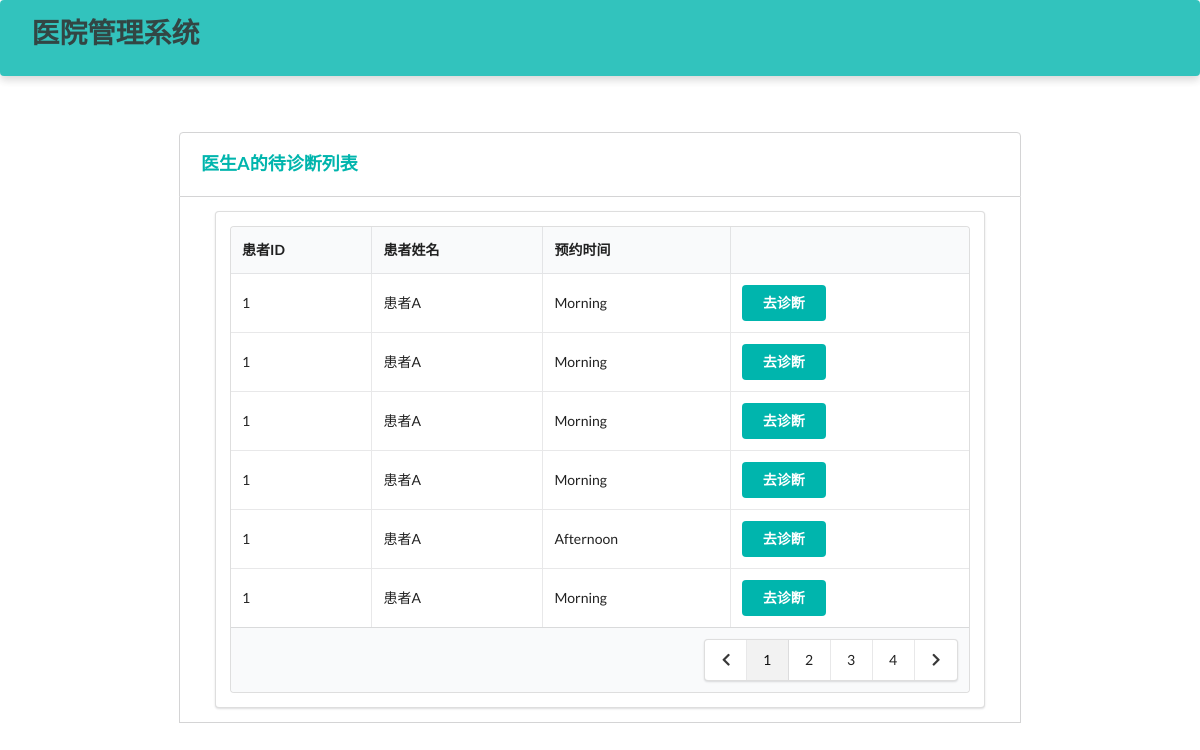
The page /doctor/pendingDiagnosis/ (signed in) on the database as committed earlier.
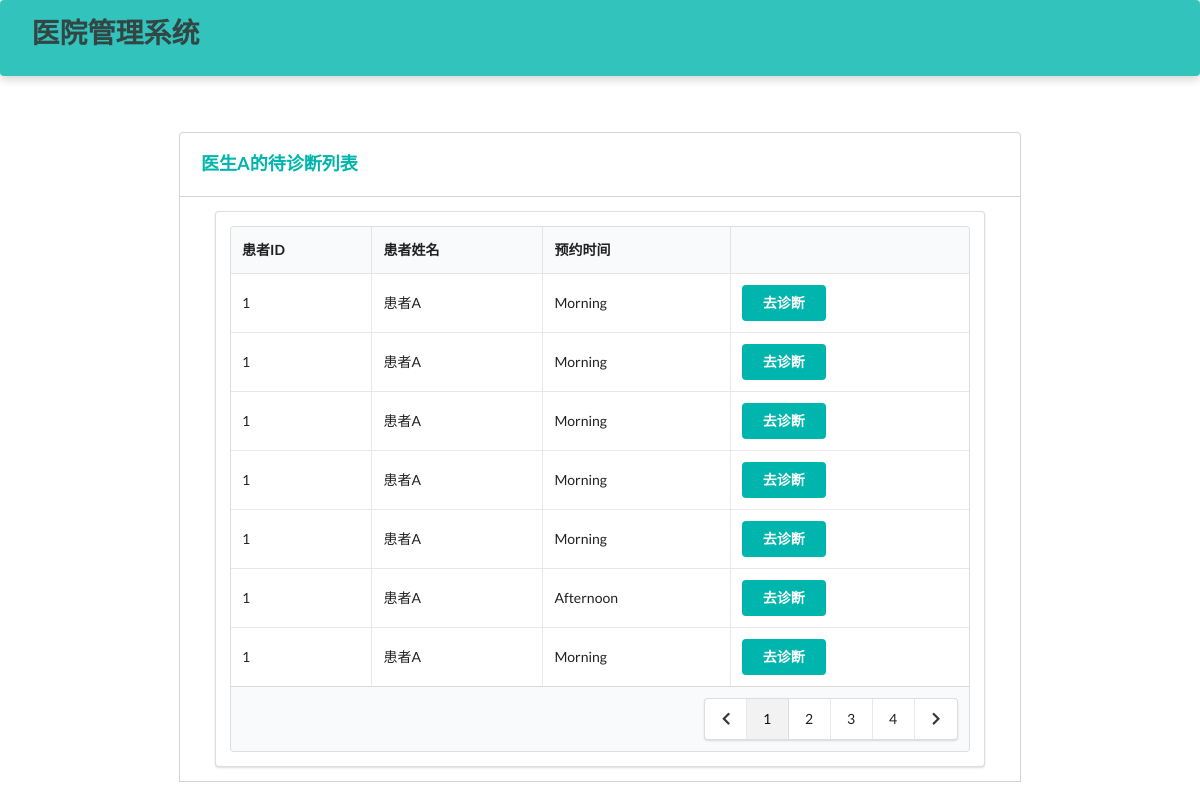
The same page on the database as committed later.
### Hospital/models.py (models this page shows, shortened)
class Appointment(models.Model):
    time_choices = (
        ('Morning','上午'),
        ('Afternoon','下午')
    )
    patient = models.ForeignKey(Patient, on_delete=models.CASCADE) # 患者
    doctor = models.ForeignKey(Doctor, on_delete=models.CASCADE)  # 医生
    create_time = models.DateTimeField(auto_now_add=True)  # 创建时间
    appointment_date = models.DateTimeField()  # 预约日期
    appointment_time = models.CharField(max_length=10, choices=time_choices) # 预约时间（上下午）
    isActive = models.BooleanField(default=True)  # 是否有效
    class Meta:
        ordering = ["-create_time"]

class Patient(models.Model):
    name = models.CharField(max_length=10)  # 姓名
    password = models.CharField(max_length=32)  # 密码
    gender = models.CharField(max_length=32, choices=gender_choices)  # 性别
    identity_card_no = models.CharField(max_length=32, unique=True)  # 身份证号
    medical_insurance = models.BooleanField()  # 是否有医保
    telephone_no = models.CharField(max_length=32)  # 电话号码
    birth_date = models.DateField()  # 出生日期
    create_time = models.DateTimeField(auto_now_add=True)  # 注册时间

### Hospital/doctorViews.py (the view)
# urls.py: path('doctor/pendingDiagnosis/', doctorViews.pendingDiagnosis),
def pendingDiagnosis(request):
    identity_card_no = request.session['identity_card_no']
    doctor = models.Doctor.objects.get(identity_card_no=identity_card_no)
    appointment_records = models.Appointment.objects.filter(doctor=doctor, isActive=True)
    if request.method == 'POST':
        request.session['appointment_id'] = request.POST.get('appointment')
        return redirect('/doctor/pendingDiagnosis/detail')
    return render(request, 'doctor/pending.html', locals())

### Hospital/templates/doctor/pending.html (shortened to what this page needs)
<!DOCTYPE html>
<html lang="ch">
<head>
    <link rel="stylesheet" href="https://cdn.jsdelivr.net/semantic-ui/2.2.4/semantic.min.css">
    <link rel="stylesheet" href="../../static/Hospital/css/me.css">
</head>
<body>
    <nav class="ui inverted  segment m-padded-tb-large m-shadow-small teal m-opacity-mini">
        <div class="ui container">
            <div class="ui inverted secondary stackable menu">
                <h1 class="ui header">医院管理系统</h1>
            </div>
        </div>
    </nav>
    <div class="m-container-small m-padded-tb-big">
        <div class="container">
            <div class="ui top attached rounded padded segment">
                <div class="ui middle aligned two column grid">
                    <div class="column">
                        <h3 class="ui teal header">{{ doctor.name }}的待诊断列表</h3>
                    </div>
                </div>
            </div>
            <div class="ui attached segment">
                <div class="ui segment m-width-middle">
                    <table class="ui celled table">
                        <thead>
                            <tr>
                                <th>患者ID</th>
                                <th>患者姓名</th>
                                <th>预约时间</th>
                                <th></th>
                            </tr>
                        </thead>
                        <tbody>
                            {% for rec in appointment_records%}
                            <tr>
                                <td>{{ rec.patient.identity_card_no }}</td>
                                <td>{{ rec.patient.name }}</td>
                                <td>{{ rec.appointment_time }}</td>
                                <td>
                                    <form action="" method="post">
                                    <button type="submit" class="ui teal centered button" value="去诊断">去诊断</button>
                                    </form>
                                </td>
                            </tr>
                            {% endfor %}
                        </tbody>
                      <tfoot>
                        <tr><th colspan="4">
                          <div class="ui right floated pagination menu">
                            <a class="icon item">
                              <i class="left chevron icon"></i>
                            </a>
                            <a class="item active">1</a>
                            <a class="item">2</a>
                            <a class="item">3</a>
                            <a class="item">4</a>
                            <a class="icon item">
                              <i class="right chevron icon"></i>
                            </a>
                          </div>
                        </th>
                      </tr></tfoot>
                    </table>
                </div>
            </div>
        </div>
            </div>
    <br>
    <br>
    <br>
</body>
</html>

Rows that differ between the two databases and show on the page:
added Appointment: patient.identity_card_no "1", patient.name "患者A", appointment_time "Morning"
